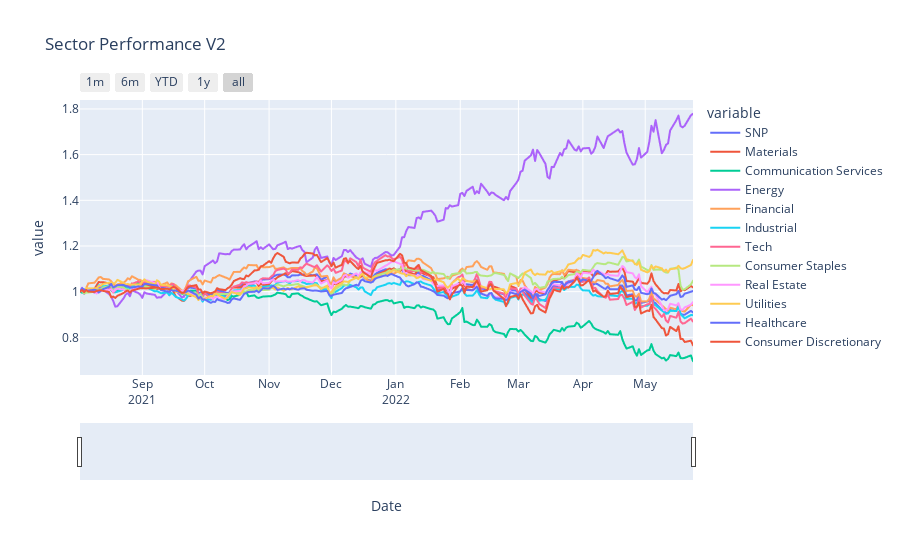

Source (notebook cell):
### Code cell
data = yf.download(lst_tick, start="2021-08-01", end=date.today())

data = data.loc[:,'Adj Close']
data = data/data.iloc[0]
data.columns = sector_names
data= data.reset_index()

fig = px.line(data, x="Date", y=data.columns,
              hover_data={"Date": "|%B %d, %Y"},
              title='Sector Performance V2')
fig.update_xaxes(
    dtick="M1",
    tickformat="%b\n%Y")

# fig.update_xaxes(rangeslider_visible=True)

fig.update_xaxes(
    rangeslider_visible=True,
    rangeselector=dict(
        buttons=list([
            dict(count=1, label="1m", step="month", stepmode="backward"),
            dict(count=6, label="6m", step="month", stepmode="backward"),
            dict(count=1, label="YTD", step="year", stepmode="todate"),
            dict(count=1, label="1y", step="year", stepmode="backward"),
            dict(step="all")
        ])
    ),
)


fig.show()

### Figure 1 — Plotly figure (JSON) as saved in the notebook; plotly's stock layout.template omitted (floating-point values rounded to 4 significant figures; data arrays with more than 128 entries replaced by an {"elided": "..."} marker saying what was removed)
{"data": [{"hovertemplate": "variable=SNP<br>Date=%{x|%B %d, %Y}<br>value=%{y}<extra></extra>", "legendgroup": "SNP", "line": {"color": "#636efa", "dash": "solid"}, "mode": "lines", "name": "SNP", "showlegend": true, "type": "scattergl", "x": {"elided": "206 str values"}, "xaxis": "x", "y": {"elided": "206 float values"}, "yaxis": "y"}, {"hovertemplate": "variable=Materials<br>Date=%{x|%B %d, %Y}<br>value=%{y}<extra></extra>", "legendgroup": "Materials", "line": {"color": "#EF553B", "dash": "solid"}, "mode": "lines", "name": "Materials", "showlegend": true, "type": "scattergl", "x": {"elided": "206 str values"}, "xaxis": "x", "y": {"elided": "206 float values"}, "yaxis": "y"}, {"hovertemplate": "variable=Communication Services<br>Date=%{x|%B %d, %Y}<br>value=%{y}<extra></extra>", "legendgroup": "Communication Services", "line": {"color": "#00cc96", "dash": "solid"}, "mode": "lines", "name": "Communication Services", "showlegend": true, "type": "scattergl", "x": {"elided": "206 str values"}, "xaxis": "x", "y": {"elided": "206 float values"}, "yaxis": "y"}, {"hovertemplate": "variable=Energy<br>Date=%{x|%B %d, %Y}<br>value=%{y}<extra></extra>", "legendgroup": "Energy", "line": {"color": "#ab63fa", "dash": "solid"}, "mode": "lines", "name": "Energy", "showlegend": true, "type": "scattergl", "x": {"elided": "206 str values"}, "xaxis": "x", "y": {"elided": "206 float values"}, "yaxis": "y"}, {"hovertemplate": "variable=Financial<br>Date=%{x|%B %d, %Y}<br>value=%{y}<extra></extra>", "legendgroup": "Financial", "line": {"color": "#FFA15A", "dash": "solid"}, "mode": "lines", "name": "Financial", "showlegend": true, "type": "scattergl", "x": {"elided": "206 str values"}, "xaxis": "x", "y": {"elided": "206 float values"}, "yaxis": "y"}, {"hovertemplate": "variable=Industrial<br>Date=%{x|%B %d, %Y}<br>value=%{y}<extra></extra>", "legendgroup": "Industrial", "line": {"color": "#19d3f3", "dash": "solid"}, "mode": "lines", "name": "Industrial", "showlegend": true, "type": "scattergl", "x": {"elided": "206 str values"}, "xaxis": "x", "y": {"elided": "206 float values"}, "yaxis": "y"}, {"hovertemplate": "variable=Tech<br>Date=%{x|%B %d, %Y}<br>value=%{y}<extra></extra>", "legendgroup": "Tech", "line": {"color": "#FF6692", "dash": "solid"}, "mode": "lines", "name": "Tech", "showlegend": true, "type": "scattergl", "x": {"elided": "206 str values"}, "xaxis": "x", "y": {"elided": "206 float values"}, "yaxis": "y"}, {"hovertemplate": "variable=Consumer Staples<br>Date=%{x|%B %d, %Y}<br>value=%{y}<extra></extra>", "legendgroup": "Consumer Staples", "line": {"color": "#B6E880", "dash": "solid"}, "mode": "lines", "name": "Consumer Staples", "showlegend": true, "type": "scattergl", "x": {"elided": "206 str values"}, "xaxis": "x", "y": {"elided": "206 float values"}, "yaxis": "y"}, {"hovertemplate": "variable=Real Estate<br>Date=%{x|%B %d, %Y}<br>value=%{y}<extra></extra>", "legendgroup": "Real Estate", "line": {"color": "#FF97FF", "dash": "solid"}, "mode": "lines", "name": "Real Estate", "showlegend": true, "type": "scattergl", "x": {"elided": "206 str values"}, "xaxis": "x", "y": {"elided": "206 float values"}, "yaxis": "y"}, {"hovertemplate": "variable=Utilities<br>Date=%{x|%B %d, %Y}<br>value=%{y}<extra></extra>", "legendgroup": "Utilities", "line": {"color": "#FECB52", "dash": "solid"}, "mode": "lines", "name": "Utilities", "showlegend": true, "type": "scattergl", "x": {"elided": "206 str values"}, "xaxis": "x", "y": {"elided": "206 float values"}, "yaxis": "y"}, {"hovertemplate": "variable=Healthcare<br>Date=%{x|%B %d, %Y}<br>value=%{y}<extra></extra>", "legendgroup": "Healthcare", "line": {"color": "#636efa", "dash": "solid"}, "mode": "lines", "name": "Healthcare", "showlegend": true, "type": "scattergl", "x": {"elided": "206 str values"}, "xaxis": "x", "y": {"elided": "206 float values"}, "yaxis": "y"}, {"hovertemplate": "variable=Consumer Discretionary<br>Date=%{x|%B %d, %Y}<br>value=%{y}<extra></extra>", "legendgroup": "Consumer Discretionary", "line": {"color": "#EF553B", "dash": "solid"}, "mode": "lines", "name": "Consumer Discretionary", "showlegend": true, "type": "scattergl", "x": {"elided": "206 str values"}, "xaxis": "x", "y": {"elided": "206 float values"}, "yaxis": "y"}], "layout": {"legend": {"title": {"text": "variable"}, "tracegroupgap": 0}, "title": {"text": "Sector Performance V2"}, "xaxis": {"anchor": "y", "domain": [0, 1], "dtick": "M1", "rangeselector": {"buttons": [{"count": 1, "label": "1m", "step": "month", "stepmode": "backward"}, {"count": 6, "label": "6m", "step": "month", "stepmode": "backward"}, {"count": 1, "label": "YTD", "step": "year", "stepmode": "todate"}, {"count": 1, "label": "1y", "step": "year", "stepmode": "backward"}, {"step": "all"}]}, "rangeslider": {"visible": true}, "tickformat": "%b\n%Y", "title": {"text": "Date"}}, "yaxis": {"anchor": "x", "domain": [0, 1], "title": {"text": "value"}}}}
